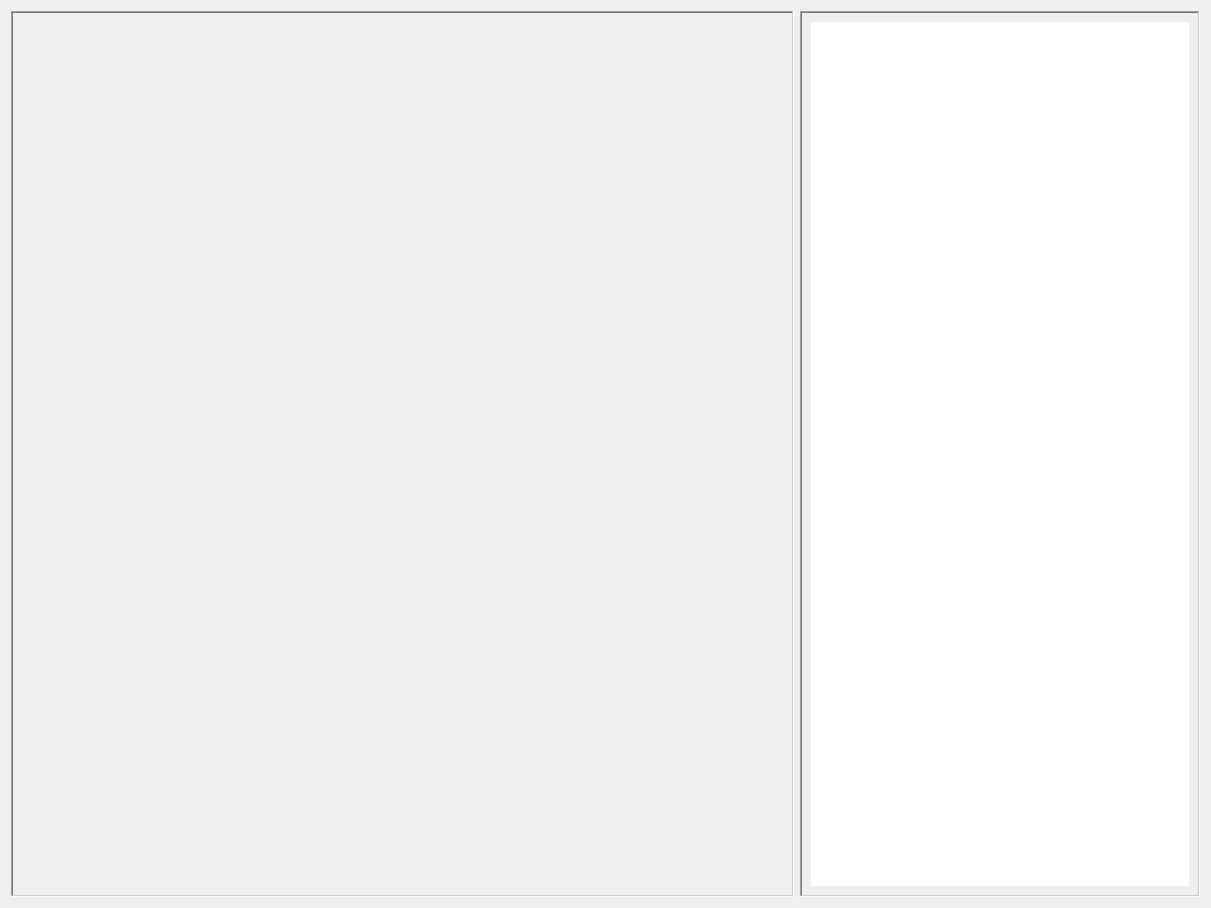
<?xml version="1.0" encoding="UTF-8"?>
<ui version="4.0">
 <class>SolarResults</class>
 <widget class="QWidget" name="SolarResults">
  <property name="geometry">
   <rect>
    <x>0</x>
    <y>0</y>
    <width>1211</width>
    <height>908</height>
   </rect>
  </property>
  <property name="windowTitle">
   <string>Form</string>
  </property>
  <layout class="QHBoxLayout" name="horizontalLayout">
   <item>
    <widget class="QFrame" name="frame_plot">
     <property name="maximumSize">
      <size>
       <width>2000</width>
       <height>16777215</height>
      </size>
     </property>
     <property name="frameShape">
      <enum>QFrame::WinPanel</enum>
     </property>
     <property name="frameShadow">
      <enum>QFrame::Sunken</enum>
     </property>
     <layout class="QVBoxLayout" name="verticalLayout">
      <item>
       <widget class="QScrollArea" name="scroll_area_results">
        <property name="frameShape">
         <enum>QFrame::NoFrame</enum>
        </property>
        <property name="frameShadow">
         <enum>QFrame::Sunken</enum>
        </property>
        <property name="widgetResizable">
         <bool>true</bool>
        </property>
        <widget class="QWidget" name="scroll_area_widget">
         <property name="geometry">
          <rect>
           <x>0</x>
           <y>0</y>
           <width>743</width>
           <height>856</height>
          </rect>
         </property>
         <layout class="QVBoxLayout" name="verticalLayout_2">
          <item>
           <widget class="QLabel" name="label_solar_plot">
            <property name="text">
             <string/>
            </property>
           </widget>
          </item>
         </layout>
        </widget>
       </widget>
      </item>
     </layout>
    </widget>
   </item>
   <item>
    <widget class="QFrame" name="frame_result">
     <property name="maximumSize">
      <size>
       <width>400</width>
       <height>16777215</height>
      </size>
     </property>
     <property name="frameShape">
      <enum>QFrame::WinPanel</enum>
     </property>
     <property name="frameShadow">
      <enum>QFrame::Sunken</enum>
     </property>
     <layout class="QVBoxLayout" name="verticalLayout_3">
      <item>
       <widget class="QPlainTextEdit" name="text_solar_results">
        <property name="frameShape">
         <enum>QFrame::NoFrame</enum>
        </property>
        <property name="frameShadow">
         <enum>QFrame::Sunken</enum>
        </property>
        <property name="lineWidth">
         <number>0</number>
        </property>
       </widget>
      </item>
     </layout>
    </widget>
   </item>
  </layout>
 </widget>
 <resources/>
 <connections/>
</ui>
